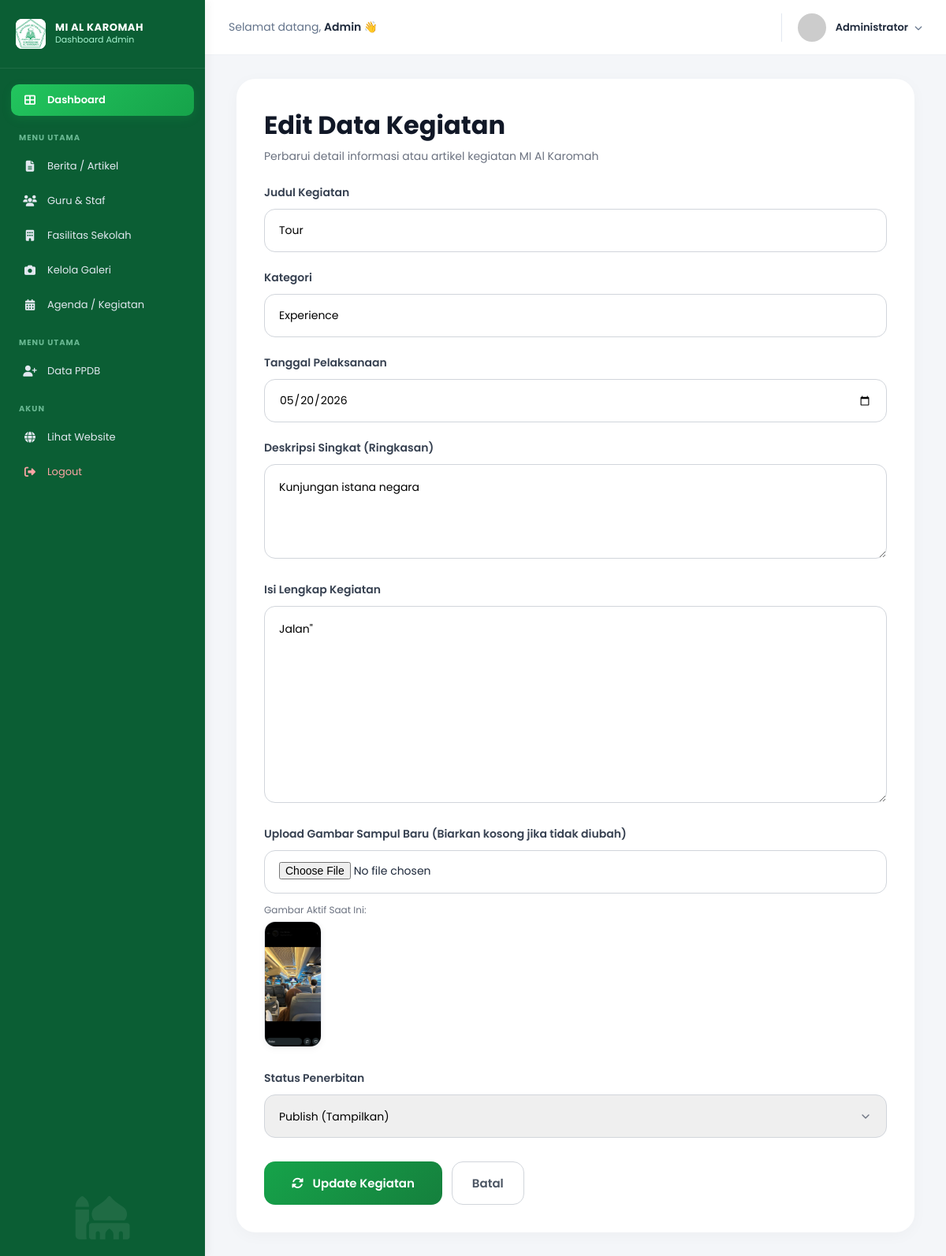
Page /admin/edit_kegiatan.php?id=2 (signed in) on the committed database.
### tables this page shows
CREATE TABLE `kegiatan` (
  `id` int(11) NOT NULL,
  `judul` varchar(255) DEFAULT NULL,
  `slug` varchar(255) DEFAULT NULL,
  `kategori` varchar(100) DEFAULT NULL,
  `deskripsi` text DEFAULT NULL,
  `isi` longtext DEFAULT NULL,
  `gambar` varchar(255) DEFAULT NULL,
  `tanggal` date DEFAULT NULL,
  `status` varchar(30) DEFAULT NULL,
  `created_at` timestamp NOT NULL DEFAULT current_timestamp()
);

### admin/edit_kegiatan.php (the view, shortened to what this page needs)
<?php
include '../layout/admin_header.php';
include '../config/koneksi.php';
$id = mysqli_real_escape_string($conn, $_GET['id']);
$query = mysqli_query($conn, "SELECT * FROM kegiatan WHERE id = '$id'");
$data  = mysqli_fetch_assoc($query);
?>
<div class="content-body">
    <div class="form-card">
        <div class="page-title">
            <h1>Edit Data Kegiatan</h1>
            <p>Perbarui detail informasi atau artikel kegiatan MI Al Karomah</p>
        </div>
        <form method="POST" enctype="multipart/form-data">
            <div class="form-group">
                <label for="judul">Judul Kegiatan</label>
                <input type="text" id="judul" name="judul" class="form-control" value="<?= htmlspecialchars($data['judul']); ?>" required>
            </div>
            <div class="form-group">
                <label for="kategori">Kategori</label>
                <input type="text" id="kategori" name="kategori" class="form-control" value="<?= htmlspecialchars($data['kategori']); ?>" required>
            </div>
            <div class="form-group">
                <label for="tanggal">Tanggal Pelaksanaan</label>
                <input type="date" id="tanggal" name="tanggal" class="form-control" value="<?= $data['tanggal']; ?>" required>
            </div>
            <div class="form-group">
                <label for="deskripsi">Deskripsi Singkat (Ringkasan)</label>
                <textarea id="deskripsi" name="deskripsi" class="form-control" required><?= htmlspecialchars($data['deskripsi']); ?></textarea>
            </div>
            <div class="form-group">
                <label for="isi">Isi Lengkap Kegiatan</label>
                <textarea id="isi" name="isi" class="form-control" style="height: 250px;" required><?= htmlspecialchars($data['isi']); ?></textarea>
            </div>
            <div class="form-group">
                <label for="gambar">Upload Gambar Sampul Baru (Biarkan kosong jika tidak diubah)</label>
                <input type="file" id="gambar" name="gambar" class="form-control" accept="image/*">
                <?php if(!empty($data['gambar'])): ?>
                    <div class="preview-container">
                        <span class="preview-label">Gambar Aktif Saat Ini:</span>
                        <img src="../assets/kegiatan/<?= $data['gambar']; ?>" class="preview" onerror="this.src='../upload/default.jpg'">
                    </div>
                <?php endif; ?>
            </div>
            <div class="form-group">
                <label for="status">Status Penerbitan</label>
                <select id="status" name="status" class="form-control">
                    <option value="publish" <?= $data['status'] == 'publish' ? 'selected' : ''; ?>>Publish (Tampilkan)</option>
                </select>
            </div>
            <div class="btn-group-action">
                <button type="submit" name="submit" class="btn-submit">
                    <i class="fas fa-sync-alt" style="margin-right: 8px;"></i> Update Kegiatan
                </button>
                <a href="kegiatan.php" class="btn-cancel">Batal</a>
            </div>
        </form>
    </div>
</div>
</div>
</body>
</html>

### layout/admin_header.php (style rules this page uses)
:root { --primary-green: #0B5E34; --active-gradient: linear-gradient(135deg, #22c55e, #16a34a); --bg-light: #f4f6f9; --text-dark: #1e293b; --text-muted: #64748b; --white: #ffffff; }
* { margin: 0; padding: 0; box-sizing: border-box; font-family: 'Poppins', sans-serif; }
body { background-color: var(--bg-light); color: var(--text-dark); display: flex; min-height: 100vh; overflow-x: hidden; }

### admin/edit_kegiatan.php (style rules this page uses)
.content-body { padding: 30px 40px; background: #f4f6f9; box-sizing: border-box; }
.page-title { margin-bottom: 25px; }
.page-title h1 { font-size: 32px; font-weight: 700; color: #111827; margin: 0 0 5px 0; }
.page-title p { font-size: 14px; color: #6b7280; margin: 0; }
.form-card { background: white; padding: 35px; border-radius: 24px; box-shadow: 0 4px 20px rgba(0, 0, 0, 0.03); width: 100%; box-sizing: border-box; }
.form-group { margin-bottom: 22px; }
.form-group label { display: block; margin-bottom: 10px; font-weight: 600; font-size: 14px; color: #374151; }
.form-control { width: 100%; height: 55px; border: 1px solid #d1d5db; border-radius: 14px; padding: 0 18px; outline: none; font-size: 14px; transition: 0.3s; box-sizing: border-box; }
select.form-control { appearance: none; background-repeat: no-repeat; background-position: right 18px center; background-size: 16px; }
textarea.form-control { height: 120px; padding: 18px; resize: vertical; }
input[type="file"].form-control { padding-top: 14px; }
.preview-container { margin-top: 12px; }
.preview-label { font-size: 12px; color: #6b7280; display: block; margin-bottom: 5px; }
.preview { max-width: 280px; height: 160px; border-radius: 14px; border: 1px solid #e5e7eb; object-fit: cover; box-shadow: 0 2px 8px rgba(0,0,0,0.05); }
.btn-group-action { display: flex; gap: 12px; margin-top: 30px; }
.btn-submit { height: 55px; padding: 0 35px; border: none; border-radius: 14px; background: linear-gradient(135deg, #16a34a, #15803d); color: white; font-weight: 600; font-size: 15px; cursor: pointer; transition: 0.3s; }
.btn-cancel { height: 55px; padding: 0 25px; border: 1px solid #d1d5db; border-radius: 14px; background: white; color: #4b5563; font-weight: 600; font-size: 15px; text-decoration: none; display: inline-flex; align-items: center; justify-content: center; transition: 0.3s; }

### rows in the picture
kegiatan: judul "Tour", kategori "Experience", tanggal "05/20/2026", deskripsi "Kunjungan istana negara", isi "Jalan\"", gambar (picture), status "Publish (Tampilkan)"
